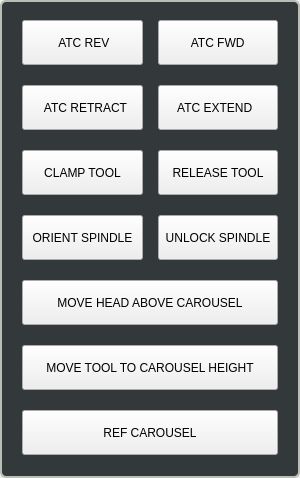
<?xml version="1.0" encoding="UTF-8"?>
<ui version="4.0">
 <class>USER_ATC_BUTTONS</class>
 <widget class="QWidget" name="USER_ATC_BUTTONS">
  <property name="geometry">
   <rect>
    <x>0</x>
    <y>0</y>
    <width>300</width>
    <height>478</height>
   </rect>
  </property>
  <property name="sizePolicy">
   <sizepolicy hsizetype="Preferred" vsizetype="Preferred">
    <horstretch>0</horstretch>
    <verstretch>0</verstretch>
   </sizepolicy>
  </property>
  <property name="windowTitle">
   <string>User Atc Buttons</string>
  </property>
  <property name="layoutDirection">
   <enum>Qt::LayoutDirection::LeftToRight</enum>
  </property>
  <layout class="QVBoxLayout" name="verticalLayout">
   <property name="spacing">
    <number>0</number>
   </property>
   <property name="leftMargin">
    <number>0</number>
   </property>
   <property name="topMargin">
    <number>0</number>
   </property>
   <property name="rightMargin">
    <number>0</number>
   </property>
   <property name="bottomMargin">
    <number>0</number>
   </property>
   <item>
    <widget class="QWidget" name="widget_64" native="true">
     <property name="sizePolicy">
      <sizepolicy hsizetype="Preferred" vsizetype="Preferred">
       <horstretch>0</horstretch>
       <verstretch>0</verstretch>
      </sizepolicy>
     </property>
     <property name="minimumSize">
      <size>
       <width>300</width>
       <height>0</height>
      </size>
     </property>
     <property name="maximumSize">
      <size>
       <width>300</width>
       <height>16777215</height>
      </size>
     </property>
     <property name="styleSheet">
      <string notr="true">.QWidget {
    background-color: rgb(51, 57, 59);
    border-style: solid;
    border-color: rgb(186, 189, 182);
    border-width: 2px;
    border-radius: 6px;
}</string>
     </property>
     <layout class="QVBoxLayout" name="verticalLayout_66">
      <property name="spacing">
       <number>16</number>
      </property>
      <property name="leftMargin">
       <number>20</number>
      </property>
      <property name="topMargin">
       <number>18</number>
      </property>
      <property name="rightMargin">
       <number>20</number>
      </property>
      <property name="bottomMargin">
       <number>21</number>
      </property>
      <item>
       <layout class="QHBoxLayout" name="horizontalLayout_115" stretch="0,0">
        <property name="spacing">
         <number>15</number>
        </property>
        <property name="sizeConstraint">
         <enum>QLayout::SizeConstraint::SetFixedSize</enum>
        </property>
        <property name="leftMargin">
         <number>2</number>
        </property>
        <property name="topMargin">
         <number>2</number>
        </property>
        <property name="rightMargin">
         <number>2</number>
        </property>
        <property name="bottomMargin">
         <number>2</number>
        </property>
        <item>
         <widget class="MDIButton" name="atc_rev_button">
          <property name="sizePolicy">
           <sizepolicy hsizetype="Preferred" vsizetype="Fixed">
            <horstretch>1</horstretch>
            <verstretch>0</verstretch>
           </sizepolicy>
          </property>
          <property name="minimumSize">
           <size>
            <width>120</width>
            <height>45</height>
           </size>
          </property>
          <property name="maximumSize">
           <size>
            <width>16777215</width>
            <height>45</height>
           </size>
          </property>
          <property name="mouseTracking">
           <bool>true</bool>
          </property>
          <property name="tabletTracking">
           <bool>false</bool>
          </property>
          <property name="focusPolicy">
           <enum>Qt::FocusPolicy::NoFocus</enum>
          </property>
          <property name="toolTip">
           <string>M11P1 User Defined Macro Call from Subroutine Folder</string>
          </property>
          <property name="toolTipDuration">
           <number>-1</number>
          </property>
          <property name="styleSheet">
           <string notr="true">MDIButton {
    font: 15pt &quot;Probe Basic Bebas Mono&quot;;
}</string>
          </property>
          <property name="text">
           <string> ATC REV</string>
          </property>
          <property name="icon">
           <iconset resource="/usr/lib/python3/dist-packages/probe_basic/probe_basic.qrc">
            <normaloff>:/images/ccw_arrow.png</normaloff>:/images/ccw_arrow.png</iconset>
          </property>
          <property name="iconSize">
           <size>
            <width>20</width>
            <height>20</height>
           </size>
          </property>
          <property name="MDICommand" stdset="0">
           <string>M12P1</string>
          </property>
         </widget>
        </item>
        <item>
         <widget class="MDIButton" name="atc_fwd_button">
          <property name="sizePolicy">
           <sizepolicy hsizetype="Preferred" vsizetype="Fixed">
            <horstretch>1</horstretch>
            <verstretch>0</verstretch>
           </sizepolicy>
          </property>
          <property name="minimumSize">
           <size>
            <width>120</width>
            <height>45</height>
           </size>
          </property>
          <property name="maximumSize">
           <size>
            <width>16777215</width>
            <height>45</height>
           </size>
          </property>
          <property name="focusPolicy">
           <enum>Qt::FocusPolicy::NoFocus</enum>
          </property>
          <property name="toolTip">
           <string>M12 P1 User Defined Macro Call from Subroutine Folder</string>
          </property>
          <property name="layoutDirection">
           <enum>Qt::LayoutDirection::RightToLeft</enum>
          </property>
          <property name="styleSheet">
           <string notr="true">MDIButton {
    font: 15pt &quot;Probe Basic Bebas Mono&quot;;
}</string>
          </property>
          <property name="text">
           <string> ATC FWD </string>
          </property>
          <property name="icon">
           <iconset resource="/usr/lib/python3/dist-packages/probe_basic/probe_basic.qrc">
            <normaloff>:/images/cw_arrow.png</normaloff>:/images/cw_arrow.png</iconset>
          </property>
          <property name="iconSize">
           <size>
            <width>20</width>
            <height>20</height>
           </size>
          </property>
          <property name="MDICommand" stdset="0">
           <string>M11P1</string>
          </property>
         </widget>
        </item>
       </layout>
      </item>
      <item>
       <layout class="QHBoxLayout" name="horizontalLayout_116" stretch="0,0">
        <property name="spacing">
         <number>15</number>
        </property>
        <property name="sizeConstraint">
         <enum>QLayout::SizeConstraint::SetFixedSize</enum>
        </property>
        <property name="leftMargin">
         <number>2</number>
        </property>
        <property name="topMargin">
         <number>2</number>
        </property>
        <property name="rightMargin">
         <number>2</number>
        </property>
        <property name="bottomMargin">
         <number>2</number>
        </property>
        <item>
         <widget class="SubCallButton" name="atc_retract_button">
          <property name="sizePolicy">
           <sizepolicy hsizetype="Preferred" vsizetype="Fixed">
            <horstretch>1</horstretch>
            <verstretch>0</verstretch>
           </sizepolicy>
          </property>
          <property name="minimumSize">
           <size>
            <width>120</width>
            <height>45</height>
           </size>
          </property>
          <property name="maximumSize">
           <size>
            <width>16777215</width>
            <height>45</height>
           </size>
          </property>
          <property name="layoutDirection">
           <enum>Qt::LayoutDirection::LeftToRight</enum>
          </property>
          <property name="styleSheet">
           <string notr="true">SubCallButton {
    color: white;
    border-color: black;
    border-style: solid;
    border-radius: 5px;
    border-width: 2px;
    background: qlineargradient(spread:pad, x1:0, y1:1, x2:0, y2:0, stop:0 rgba(213, 218, 216, 255), stop:0.169312 rgba(82, 82, 83, 255), stop:0.328042 rgba(72, 70, 73, 255), stop:0.492063 rgba(78, 77, 79, 255), stop:0.703704 rgba(72, 70, 73, 255), stop:0.86 rgba(82, 82, 83, 255), stop:1 rgba(213, 218, 216, 255));
    font-family: &quot;Probe Basic Bebas Mono&quot;;
    font-size: 15pt;
}

SubCallButton:disabled {
    border-color: gray;
}

SubCallButton:hover {
    background:  qlineargradient(x1: 0, y1: 0, x2: 0, y2: 1, stop: 0 #A19E9E, stop: 1.0 #5C5959);
}

SubCallButton:pressed {
    background:  qlineargradient(spread:pad, x1:0, y1:0, x2:0, y2:1, stop:0 rgba(85, 85, 238, 255), stop:0.544974 rgba(90, 91, 239, 255), stop:1 rgba(126, 135, 243, 255));
}
</string>
          </property>
          <property name="text">
           <string>  ATC RETRACT</string>
          </property>
          <property name="icon">
           <iconset resource="/usr/lib/python3/dist-packages/probe_basic/probe_basic.qrc">
            <normaloff>:/images/left_arrow.png</normaloff>:/images/left_arrow.png</iconset>
          </property>
          <property name="iconSize">
           <size>
            <width>20</width>
            <height>20</height>
           </size>
          </property>
          <property name="filename" stdset="0">
           <string>retractatc.ngc</string>
          </property>
         </widget>
        </item>
        <item>
         <widget class="SubCallButton" name="atc_extend_button">
          <property name="sizePolicy">
           <sizepolicy hsizetype="Preferred" vsizetype="Fixed">
            <horstretch>1</horstretch>
            <verstretch>0</verstretch>
           </sizepolicy>
          </property>
          <property name="minimumSize">
           <size>
            <width>120</width>
            <height>45</height>
           </size>
          </property>
          <property name="maximumSize">
           <size>
            <width>16777215</width>
            <height>45</height>
           </size>
          </property>
          <property name="layoutDirection">
           <enum>Qt::LayoutDirection::RightToLeft</enum>
          </property>
          <property name="styleSheet">
           <string notr="true">SubCallButton {
    color: white;
    border-color: black;
    border-style: solid;
    border-radius: 5px;
    border-width: 2px;
    background: qlineargradient(spread:pad, x1:0, y1:1, x2:0, y2:0, stop:0 rgba(213, 218, 216, 255), stop:0.169312 rgba(82, 82, 83, 255), stop:0.328042 rgba(72, 70, 73, 255), stop:0.492063 rgba(78, 77, 79, 255), stop:0.703704 rgba(72, 70, 73, 255), stop:0.86 rgba(82, 82, 83, 255), stop:1 rgba(213, 218, 216, 255));
    font-family: &quot;Probe Basic Bebas Mono&quot;;
    font-size: 15pt;
}

SubCallButton:disabled {
    border-color: gray;
}

SubCallButton:hover {
    background:  qlineargradient(x1: 0, y1: 0, x2: 0, y2: 1, stop: 0 #A19E9E, stop: 1.0 #5C5959);
}

SubCallButton:pressed {
    background:  qlineargradient(spread:pad, x1:0, y1:0, x2:0, y2:1, stop:0 rgba(85, 85, 238, 255), stop:0.544974 rgba(90, 91, 239, 255), stop:1 rgba(126, 135, 243, 255));
}
</string>
          </property>
          <property name="text">
           <string>ATC EXTEND  </string>
          </property>
          <property name="icon">
           <iconset resource="/usr/lib/python3/dist-packages/probe_basic/probe_basic.qrc">
            <normaloff>:/images/right_arrow.png</normaloff>:/images/right_arrow.png</iconset>
          </property>
          <property name="iconSize">
           <size>
            <width>20</width>
            <height>20</height>
           </size>
          </property>
          <property name="filename" stdset="0">
           <string>extendatc.ngc</string>
          </property>
         </widget>
        </item>
       </layout>
      </item>
      <item>
       <layout class="QHBoxLayout" name="horizontalLayout_117" stretch="0,0">
        <property name="spacing">
         <number>15</number>
        </property>
        <property name="leftMargin">
         <number>2</number>
        </property>
        <property name="topMargin">
         <number>2</number>
        </property>
        <property name="rightMargin">
         <number>2</number>
        </property>
        <property name="bottomMargin">
         <number>2</number>
        </property>
        <item>
         <widget class="SubCallButton" name="clamp_tool_button">
          <property name="sizePolicy">
           <sizepolicy hsizetype="Preferred" vsizetype="Fixed">
            <horstretch>1</horstretch>
            <verstretch>0</verstretch>
           </sizepolicy>
          </property>
          <property name="minimumSize">
           <size>
            <width>120</width>
            <height>45</height>
           </size>
          </property>
          <property name="maximumSize">
           <size>
            <width>16777215</width>
            <height>45</height>
           </size>
          </property>
          <property name="styleSheet">
           <string notr="true">SubCallButton {
    color: white;
    border-color: black;
    border-style: solid;
    border-radius: 5px;
    border-width: 2px;
    background: qlineargradient(spread:pad, x1:0, y1:1, x2:0, y2:0, stop:0 rgba(213, 218, 216, 255), stop:0.169312 rgba(82, 82, 83, 255), stop:0.328042 rgba(72, 70, 73, 255), stop:0.492063 rgba(78, 77, 79, 255), stop:0.703704 rgba(72, 70, 73, 255), stop:0.86 rgba(82, 82, 83, 255), stop:1 rgba(213, 218, 216, 255));
    font-family: &quot;Probe Basic Bebas Mono&quot;;
    font-size: 15pt;
}

SubCallButton:disabled {
    border-color: gray;
}

SubCallButton:hover {
    background:  qlineargradient(x1: 0, y1: 0, x2: 0, y2: 1, stop: 0 #A19E9E, stop: 1.0 #5C5959);
}

SubCallButton:pressed {
    background:  qlineargradient(spread:pad, x1:0, y1:0, x2:0, y2:1, stop:0 rgba(85, 85, 238, 255), stop:0.544974 rgba(90, 91, 239, 255), stop:1 rgba(126, 135, 243, 255));
}
</string>
          </property>
          <property name="text">
           <string>CLAMP TOOL</string>
          </property>
          <property name="filename" stdset="0">
           <string>clamptool.ngc</string>
          </property>
         </widget>
        </item>
        <item>
         <widget class="SubCallButton" name="release_tool_button">
          <property name="enabled">
           <bool>true</bool>
          </property>
          <property name="sizePolicy">
           <sizepolicy hsizetype="Preferred" vsizetype="Fixed">
            <horstretch>1</horstretch>
            <verstretch>0</verstretch>
           </sizepolicy>
          </property>
          <property name="minimumSize">
           <size>
            <width>120</width>
            <height>45</height>
           </size>
          </property>
          <property name="maximumSize">
           <size>
            <width>16777215</width>
            <height>45</height>
           </size>
          </property>
          <property name="styleSheet">
           <string notr="true">SubCallButton {
    color: white;
    border-color: black;
    border-style: solid;
    border-radius: 5px;
    border-width: 2px;
    background: qlineargradient(spread:pad, x1:0, y1:1, x2:0, y2:0, stop:0 rgba(213, 218, 216, 255), stop:0.169312 rgba(82, 82, 83, 255), stop:0.328042 rgba(72, 70, 73, 255), stop:0.492063 rgba(78, 77, 79, 255), stop:0.703704 rgba(72, 70, 73, 255), stop:0.86 rgba(82, 82, 83, 255), stop:1 rgba(213, 218, 216, 255));
    font-family: &quot;Probe Basic Bebas Mono&quot;;
    font-size: 15pt;
}

SubCallButton:disabled {
    border-color: gray;
}

SubCallButton:hover {
    background:  qlineargradient(x1: 0, y1: 0, x2: 0, y2: 1, stop: 0 #A19E9E, stop: 1.0 #5C5959);
}

SubCallButton:pressed {
    background:  qlineargradient(spread:pad, x1:0, y1:0, x2:0, y2:1, stop:0 rgba(85, 85, 238, 255), stop:0.544974 rgba(90, 91, 239, 255), stop:1 rgba(126, 135, 243, 255));
}
</string>
          </property>
          <property name="text">
           <string>RELEASE TOOL</string>
          </property>
          <property name="rules" stdset="0">
           <string>[{&quot;name&quot;: &quot;New Rule&quot;, &quot;property&quot;: &quot;Enable&quot;, &quot;expression&quot;: &quot;not ch[0]&quot;, &quot;channels&quot;: [{&quot;url&quot;: &quot;status:spindle.0.enabled&quot;, &quot;trigger&quot;: true}]}]</string>
          </property>
          <property name="filename" stdset="0">
           <string>unclamptool.ngc</string>
          </property>
         </widget>
        </item>
       </layout>
      </item>
      <item>
       <layout class="QHBoxLayout" name="horizontalLayout_152" stretch="0,0">
        <property name="spacing">
         <number>15</number>
        </property>
        <property name="leftMargin">
         <number>2</number>
        </property>
        <property name="topMargin">
         <number>2</number>
        </property>
        <property name="rightMargin">
         <number>2</number>
        </property>
        <property name="bottomMargin">
         <number>2</number>
        </property>
        <item>
         <widget class="SubCallButton" name="spindle_orientation">
          <property name="sizePolicy">
           <sizepolicy hsizetype="Preferred" vsizetype="Fixed">
            <horstretch>1</horstretch>
            <verstretch>0</verstretch>
           </sizepolicy>
          </property>
          <property name="minimumSize">
           <size>
            <width>120</width>
            <height>45</height>
           </size>
          </property>
          <property name="maximumSize">
           <size>
            <width>16777215</width>
            <height>45</height>
           </size>
          </property>
          <property name="styleSheet">
           <string notr="true">SubCallButton {
    color: white;
    border-color: black;
    border-style: solid;
    border-radius: 5px;
    border-width: 2px;
    background: qlineargradient(spread:pad, x1:0, y1:1, x2:0, y2:0, stop:0 rgba(213, 218, 216, 255), stop:0.169312 rgba(82, 82, 83, 255), stop:0.328042 rgba(72, 70, 73, 255), stop:0.492063 rgba(78, 77, 79, 255), stop:0.703704 rgba(72, 70, 73, 255), stop:0.86 rgba(82, 82, 83, 255), stop:1 rgba(213, 218, 216, 255));
    font-family: &quot;Probe Basic Bebas Mono&quot;;
    font-size: 15pt;
}

SubCallButton:disabled {
    border-color: gray;
}

SubCallButton:hover {
    background:  qlineargradient(x1: 0, y1: 0, x2: 0, y2: 1, stop: 0 #A19E9E, stop: 1.0 #5C5959);
}

SubCallButton:pressed {
    background:  qlineargradient(spread:pad, x1:0, y1:0, x2:0, y2:1, stop:0 rgba(85, 85, 238, 255), stop:0.544974 rgba(90, 91, 239, 255), stop:1 rgba(126, 135, 243, 255));
}
</string>
          </property>
          <property name="text">
           <string>ORIENT SPINDLE</string>
          </property>
          <property name="checkable">
           <bool>true</bool>
          </property>
          <property name="filename" stdset="0">
           <string>orientspindle.ngc</string>
          </property>
         </widget>
        </item>
        <item>
         <widget class="MDIButton" name="unlock_spindle">
          <property name="sizePolicy">
           <sizepolicy hsizetype="Preferred" vsizetype="Fixed">
            <horstretch>1</horstretch>
            <verstretch>0</verstretch>
           </sizepolicy>
          </property>
          <property name="minimumSize">
           <size>
            <width>120</width>
            <height>45</height>
           </size>
          </property>
          <property name="maximumSize">
           <size>
            <width>16777215</width>
            <height>45</height>
           </size>
          </property>
          <property name="focusPolicy">
           <enum>Qt::FocusPolicy::NoFocus</enum>
          </property>
          <property name="toolTip">
           <string>M112 User Defined Macro Call from Subroutine Folder</string>
          </property>
          <property name="layoutDirection">
           <enum>Qt::LayoutDirection::RightToLeft</enum>
          </property>
          <property name="styleSheet">
           <string notr="true">MDIButton {
    font: 15pt &quot;Probe Basic Bebas Mono&quot;;
}</string>
          </property>
          <property name="text">
           <string>UNLOCK SPINDLE</string>
          </property>
          <property name="iconSize">
           <size>
            <width>20</width>
            <height>20</height>
           </size>
          </property>
          <property name="MDICommand" stdset="0">
           <string>M5</string>
          </property>
         </widget>
        </item>
       </layout>
      </item>
      <item>
       <layout class="QHBoxLayout" name="horizontalLayout_174" stretch="0">
        <property name="spacing">
         <number>15</number>
        </property>
        <property name="leftMargin">
         <number>2</number>
        </property>
        <property name="topMargin">
         <number>2</number>
        </property>
        <property name="rightMargin">
         <number>2</number>
        </property>
        <property name="bottomMargin">
         <number>2</number>
        </property>
        <item>
         <widget class="SubCallButton" name="move_head_above_carousel_button">
          <property name="sizePolicy">
           <sizepolicy hsizetype="Preferred" vsizetype="Fixed">
            <horstretch>1</horstretch>
            <verstretch>0</verstretch>
           </sizepolicy>
          </property>
          <property name="minimumSize">
           <size>
            <width>120</width>
            <height>45</height>
           </size>
          </property>
          <property name="maximumSize">
           <size>
            <width>16777215</width>
            <height>45</height>
           </size>
          </property>
          <property name="styleSheet">
           <string notr="true">SubCallButton {
    color: white;
    border-color: black;
    border-style: solid;
    border-radius: 5px;
    border-width: 2px;
    background: qlineargradient(spread:pad, x1:0, y1:1, x2:0, y2:0, stop:0 rgba(213, 218, 216, 255), stop:0.169312 rgba(82, 82, 83, 255), stop:0.328042 rgba(72, 70, 73, 255), stop:0.492063 rgba(78, 77, 79, 255), stop:0.703704 rgba(72, 70, 73, 255), stop:0.86 rgba(82, 82, 83, 255), stop:1 rgba(213, 218, 216, 255));
    font-family: &quot;Probe Basic Bebas Mono&quot;;
    font-size: 15pt;
}

SubCallButton:disabled {
    border-color: gray;
}

SubCallButton:hover {
    background:  qlineargradient(x1: 0, y1: 0, x2: 0, y2: 1, stop: 0 #A19E9E, stop: 1.0 #5C5959);
}

SubCallButton:pressed {
    background:  qlineargradient(spread:pad, x1:0, y1:0, x2:0, y2:1, stop:0 rgba(85, 85, 238, 255), stop:0.544974 rgba(90, 91, 239, 255), stop:1 rgba(126, 135, 243, 255));
}
</string>
          </property>
          <property name="text">
           <string>MOVE HEAD ABOVE CAROUSEL</string>
          </property>
          <property name="filename" stdset="0">
           <string>move_head_above_carousel.ngc</string>
          </property>
         </widget>
        </item>
       </layout>
      </item>
      <item>
       <layout class="QHBoxLayout" name="horizontalLayout_118" stretch="0">
        <property name="spacing">
         <number>15</number>
        </property>
        <property name="leftMargin">
         <number>2</number>
        </property>
        <property name="topMargin">
         <number>2</number>
        </property>
        <property name="rightMargin">
         <number>2</number>
        </property>
        <property name="bottomMargin">
         <number>2</number>
        </property>
        <item>
         <widget class="SubCallButton" name="move_tool_to_carousel_height_button">
          <property name="sizePolicy">
           <sizepolicy hsizetype="Preferred" vsizetype="Fixed">
            <horstretch>1</horstretch>
            <verstretch>0</verstretch>
           </sizepolicy>
          </property>
          <property name="minimumSize">
           <size>
            <width>120</width>
            <height>45</height>
           </size>
          </property>
          <property name="maximumSize">
           <size>
            <width>16777215</width>
            <height>45</height>
           </size>
          </property>
          <property name="styleSheet">
           <string notr="true">SubCallButton {
    color: white;
    border-color: black;
    border-style: solid;
    border-radius: 5px;
    border-width: 2px;
    background: qlineargradient(spread:pad, x1:0, y1:1, x2:0, y2:0, stop:0 rgba(213, 218, 216, 255), stop:0.169312 rgba(82, 82, 83, 255), stop:0.328042 rgba(72, 70, 73, 255), stop:0.492063 rgba(78, 77, 79, 255), stop:0.703704 rgba(72, 70, 73, 255), stop:0.86 rgba(82, 82, 83, 255), stop:1 rgba(213, 218, 216, 255));
    font-family: &quot;Probe Basic Bebas Mono&quot;;
    font-size: 15pt;
}

SubCallButton:disabled {
    border-color: gray;
}

SubCallButton:hover {
    background:  qlineargradient(x1: 0, y1: 0, x2: 0, y2: 1, stop: 0 #A19E9E, stop: 1.0 #5C5959);
}

SubCallButton:pressed {
    background:  qlineargradient(spread:pad, x1:0, y1:0, x2:0, y2:1, stop:0 rgba(85, 85, 238, 255), stop:0.544974 rgba(90, 91, 239, 255), stop:1 rgba(126, 135, 243, 255));
}
</string>
          </property>
          <property name="text">
           <string>MOVE TOOL TO CAROUSEL HEIGHT</string>
          </property>
          <property name="filename" stdset="0">
           <string>move_tool_to_carousel_height.ngc</string>
          </property>
         </widget>
        </item>
       </layout>
      </item>
      <item>
       <layout class="QHBoxLayout" name="horizontalLayout_119">
        <property name="spacing">
         <number>15</number>
        </property>
        <property name="leftMargin">
         <number>2</number>
        </property>
        <property name="topMargin">
         <number>2</number>
        </property>
        <property name="rightMargin">
         <number>2</number>
        </property>
        <property name="bottomMargin">
         <number>2</number>
        </property>
        <item>
         <widget class="MDIButton" name="reference_carousel">
          <property name="sizePolicy">
           <sizepolicy hsizetype="Preferred" vsizetype="Fixed">
            <horstretch>1</horstretch>
            <verstretch>0</verstretch>
           </sizepolicy>
          </property>
          <property name="minimumSize">
           <size>
            <width>125</width>
            <height>45</height>
           </size>
          </property>
          <property name="maximumSize">
           <size>
            <width>16777215</width>
            <height>45</height>
           </size>
          </property>
          <property name="focusPolicy">
           <enum>Qt::FocusPolicy::NoFocus</enum>
          </property>
          <property name="toolTip">
           <string>M13 User Defined Macro Call from Subroutine Folder</string>
          </property>
          <property name="styleSheet">
           <string notr="true">MDIButton {
    font: 15pt &quot;Probe Basic Bebas Mono&quot;;
}</string>
          </property>
          <property name="text">
           <string>REF CAROUSEL</string>
          </property>
          <property name="iconSize">
           <size>
            <width>20</width>
            <height>20</height>
           </size>
          </property>
          <property name="MDICommand" stdset="0">
           <string>M13</string>
          </property>
         </widget>
        </item>
       </layout>
      </item>
     </layout>
    </widget>
   </item>
  </layout>
 </widget>
 <customwidgets>
  <customwidget>
   <class>SubCallButton</class>
   <extends>QPushButton</extends>
   <header>qtpyvcp.widgets.button_widgets.subcall_button</header>
  </customwidget>
  <customwidget>
   <class>MDIButton</class>
   <extends>QPushButton</extends>
   <header>qtpyvcp.widgets.button_widgets.mdi_button</header>
  </customwidget>
 </customwidgets>
 <resources>
  <include location="/usr/lib/python3/dist-packages/probe_basic/probe_basic.qrc"/>
 </resources>
 <connections/>
</ui>
